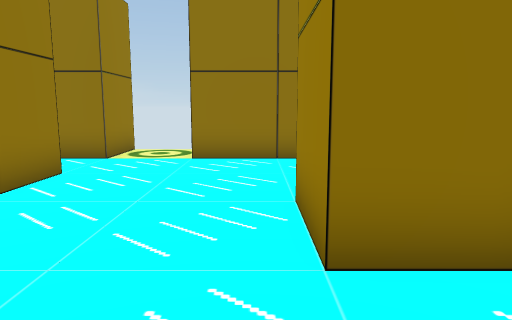
[1] (above)

14 first-person views from a walk through a 3-D level made in the Unity game engine. The camera is 0.58 m above the floor, tilts 8° down and sees 70° across. The floor is counted in squares, 0.5 m on a side. Each view is taken from the middle of a square. On the plan, view 1 faces up. The plan holds only what a view shows up to about 14 squares ahead; the rest is blank.

[2]
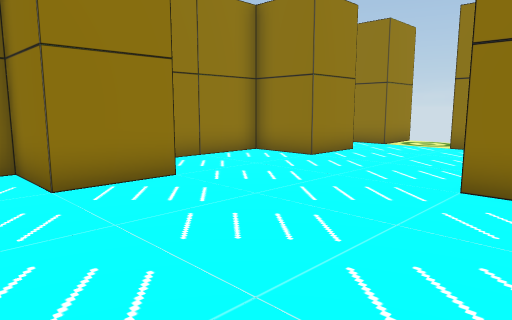

[3]
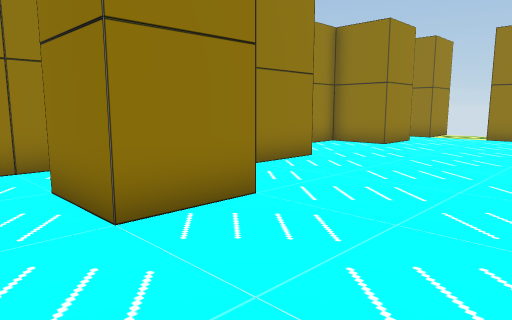

[4]
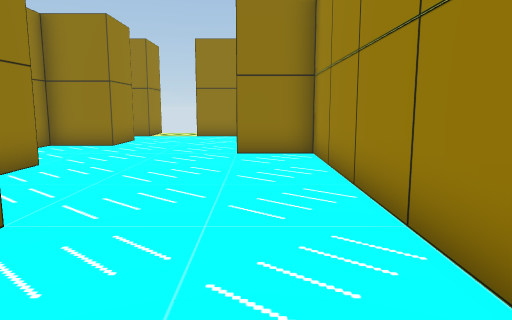

[5]
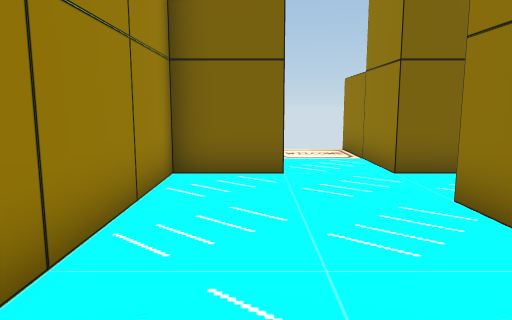

[6]
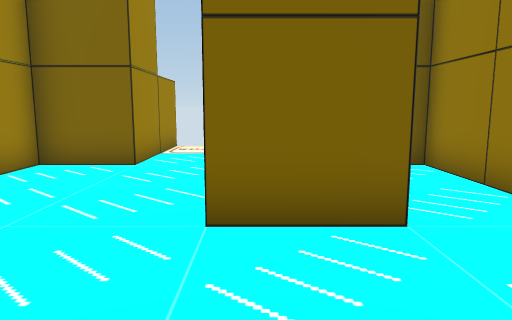

[7]
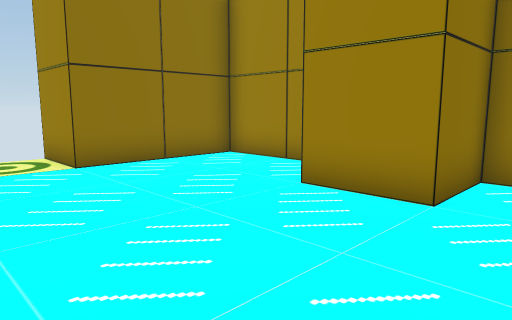

[8]
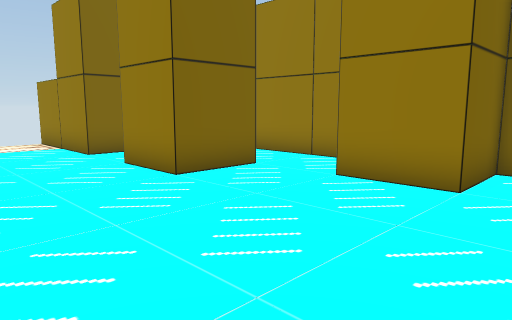

[9]
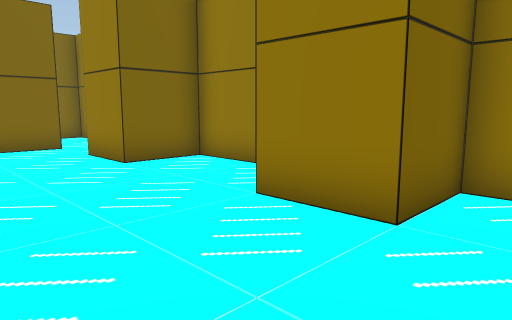

[10]
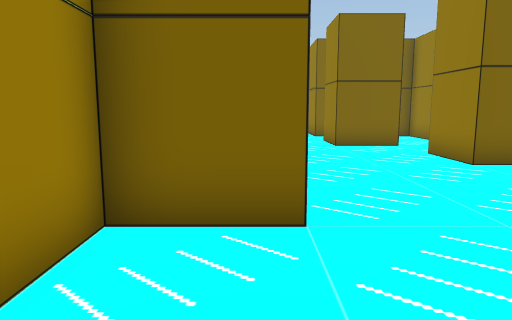

[11]
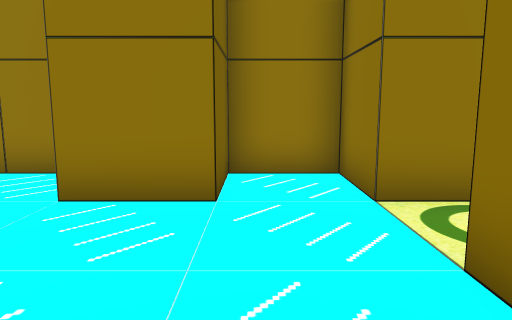

[12]
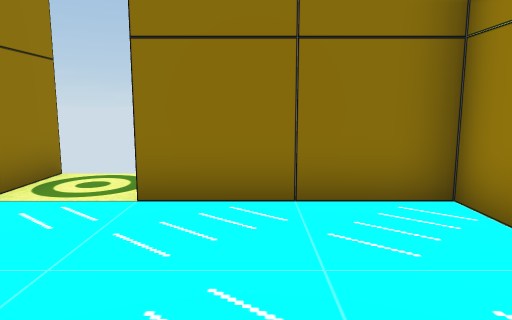

[13]
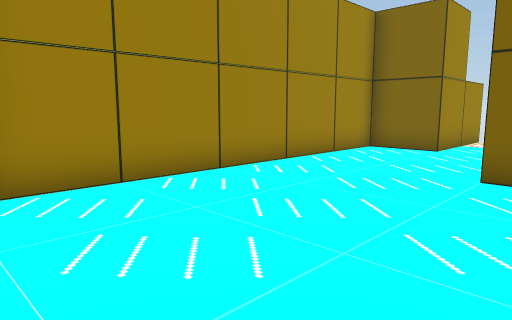

[14]
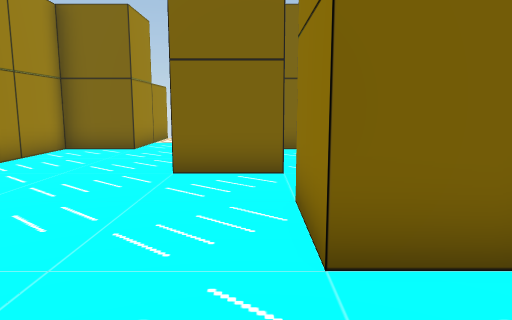

### Floor plan
Points are (right, up) in squares from view 1. A wall is a line through its corners. A room is listed if a view was taken in it or the views show most of it. See-through windows are left out.
Room 1 (views 1, 2, 3, 4, 5, 6, 7, 8, 9, 10, 11, 12, 13, 14)
walls: (-3.6, -3.5) (-1.5, -3.5) (-1.5, -5.5) (-3.5, -5.5); (-3.5, 10.6) (-3.5, 8.5) (-5.5, 8.5) (-5.5, 6.5) (-3.5, 6.5) (-3.5, 4.5) (-5.5, 4.5) (-5.5, 0.5) (-3.5, 0.5) (-3.5, -1.5) (-5.5, -1.5) (-5.5, -7.5) (-1.5, -7.5) (-1.5, -11.5); (0.5, -11.6) (0.5, -7.5) (2.5, -7.5) (2.5, 2.5) (0.5, 2.5) (0.5, 4.5) (2.5, 4.5) (2.5, 8.5) (-1.5, 8.5) (-1.5, 10.5)

Positions as (right, up) in squares from view 1, and headings:
1: (0, 0), facing up
2: (2, -3), facing up-left
3: (2, -7), facing up-left
4: (1, -7), facing up
5: (1, -1), facing down
6: (-2, 0), facing down
7: (-4, 1), facing up-right
8: (2, 2), facing down-left
9: (0, 8), facing down-left
10: (1, 8), facing down
11: (1, 7), facing left
12: (0, 4), facing up
13: (-3, 3), facing down-right
14: (-3, 3), facing down
